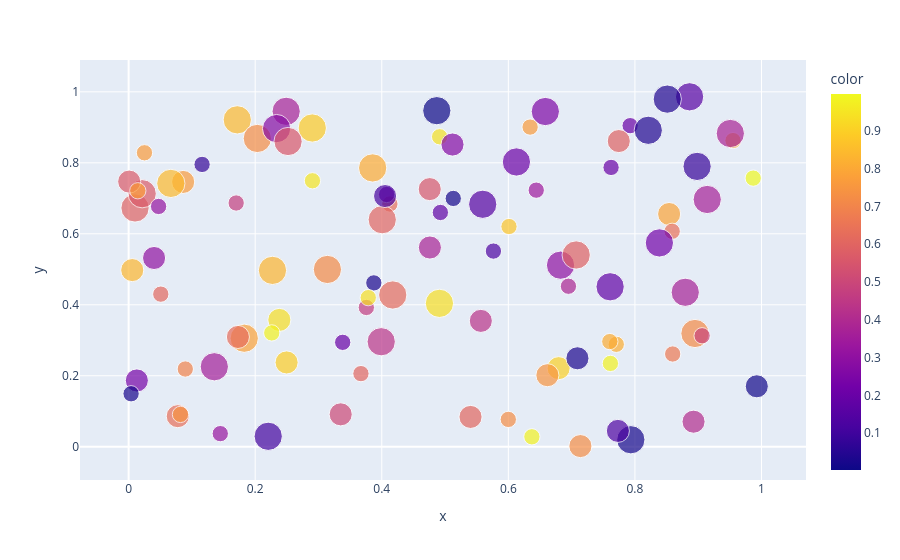
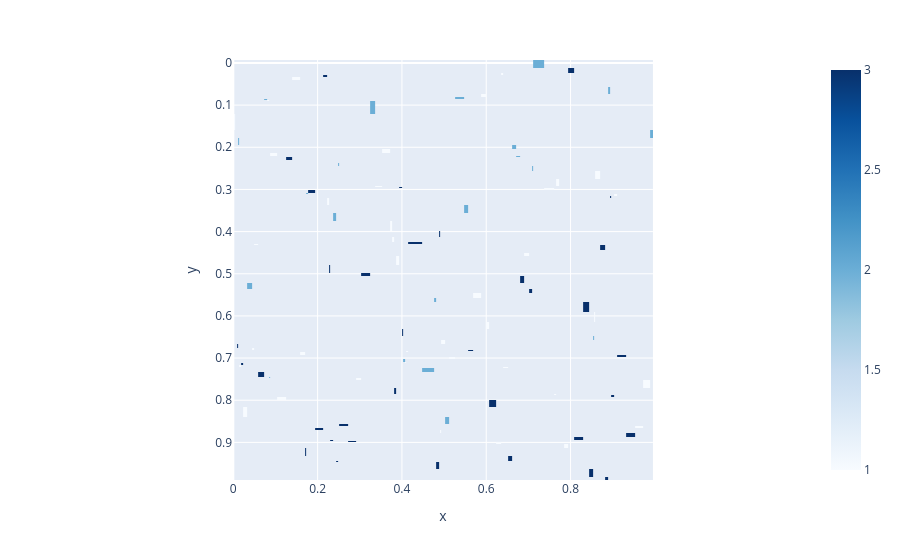

Notebook code cell kept with these figures, in order:
### Markdown cell above
## Bubble Plot and Heatmap

### Code cell
import pandas as pd
import numpy as np
import plotly.express as px
import cufflinks as cf
cf.go_offline()     # For offline use

# Create a sample data frame
np.random.seed(110) # For reproducibility
df = pd.DataFrame({
    'x': np.random.rand(100),
    'y': np.random.rand(100),
    'color': np.random.rand(100),
    'size': np.random.randint(1, 4, size = 100) # Random sizes between 1 and 3, a total of 100 points
})

# Bubble Plot
fig = px.scatter(df, x='x', y='y', size='size', color='color', hover_name=df.index)
fig.show()

# Heatmap
heatmap_data = df.pivot_table(values='size', index='y', columns='x')
fig = px.imshow(heatmap_data, color_continuous_scale = 'Blues')
fig.show()
